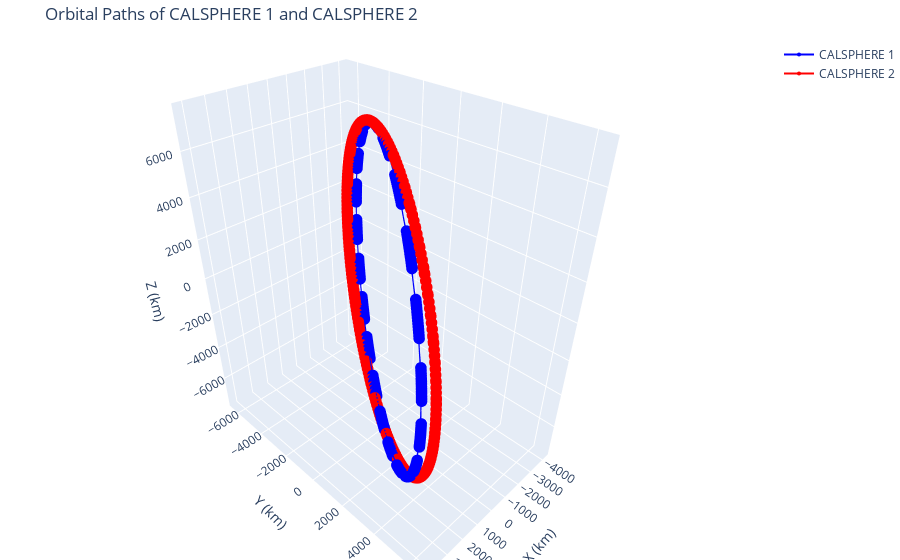

Notebook cell for this chart:
### Code cell
import plotly.graph_objects as go
import pytz

def format_timestamp_to_cet(timestamp):
    dt_utc = datetime.utcfromtimestamp(timestamp)
    dt_utc = pytz.utc.localize(dt_utc)
    dt_cet = dt_utc.astimezone(pytz.timezone('CET'))
    return dt_cet.strftime('%Y-%m-%d %H:%M:%S')


x1 = [pos['x'] for pos in positions_satellite1]
y1 = [pos['y'] for pos in positions_satellite1]
z1 = [pos['z'] for pos in positions_satellite1]
timestamps1 = [format_timestamp_to_cet(pos['timestamp']) for pos in positions_satellite1]


x2 = [pos['x'] for pos in positions_satellite2]
y2 = [pos['y'] for pos in positions_satellite2]
z2 = [pos['z'] for pos in positions_satellite2]
timestamps2 = [format_timestamp_to_cet(pos['timestamp']) for pos in positions_satellite2]

fig = go.Figure()


fig.add_trace(go.Scatter3d(
    x=x1,
    y=y1,
    z=z1,
    mode='markers+lines',
    marker=dict(
        size=4,
        color='blue',
    ),
    line=dict(
        color='blue',
        width=2
    ),
    name=satellite1_name,
    text=timestamps1
))


fig.add_trace(go.Scatter3d(
    x=x2,
    y=y2,
    z=z2,
    mode='markers+lines',
    marker=dict(
        size=4,
        color='red',
    ),
    line=dict(
        color='red',
        width=2
    ),
    name=satellite2_name,
    text=timestamps2
))


fig.update_layout(
    title=f'Orbital Paths of {satellite1_name} and {satellite2_name}',
    scene=dict(
        xaxis_title='X (km)',
        yaxis_title='Y (km)',
        zaxis_title='Z (km)'
    ),
    margin=dict(l=0, r=0, b=0, t=40)
)


fig.show()

### Figure 1 — Plotly figure (JSON) as saved in the notebook; plotly's stock layout.template omitted (floating-point values rounded to 4 significant figures; data arrays with more than 128 entries replaced by an {"elided": "..."} marker saying what was removed)
{"data": [{"line": {"color": "blue", "width": 2}, "marker": {"color": "blue", "size": 4}, "mode": "markers+lines", "name": "CALSPHERE 1", "text": {"elided": "288 str values"}, "type": "scatter3d", "x": {"elided": "288 float values"}, "y": {"elided": "288 float values"}, "z": {"elided": "288 float values"}}, {"line": {"color": "red", "width": 2}, "marker": {"color": "red", "size": 4}, "mode": "markers+lines", "name": "CALSPHERE 2", "text": {"elided": "288 str values"}, "type": "scatter3d", "x": {"elided": "288 float values"}, "y": {"elided": "288 float values"}, "z": {"elided": "288 float values"}}], "layout": {"margin": {"b": 0, "l": 0, "r": 0, "t": 40}, "scene": {"xaxis": {"title": {"text": "X (km)"}}, "yaxis": {"title": {"text": "Y (km)"}}, "zaxis": {"title": {"text": "Z (km)"}}}, "title": {"text": "Orbital Paths of CALSPHERE 1 and CALSPHERE 2"}}}
